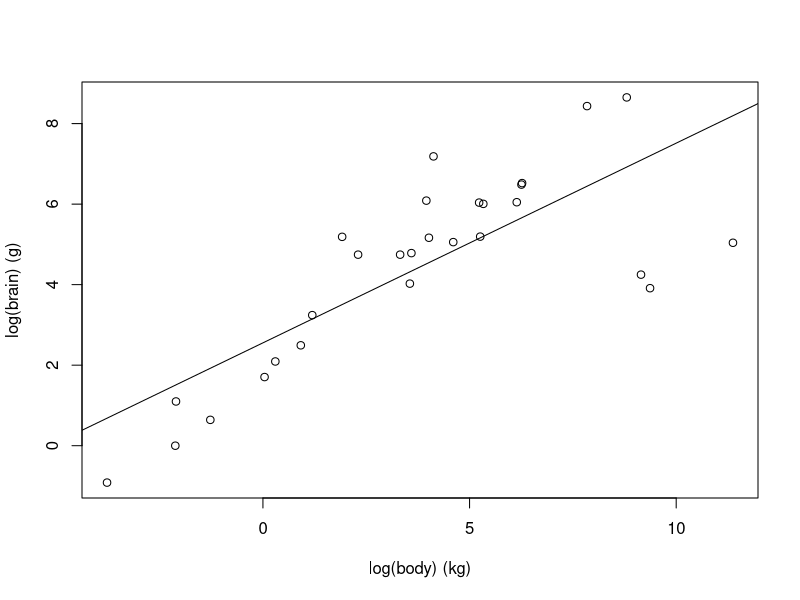
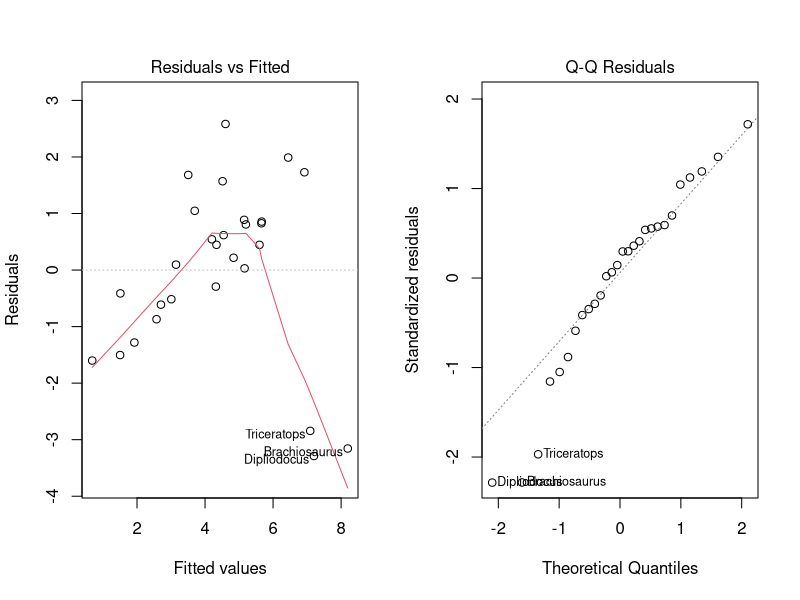
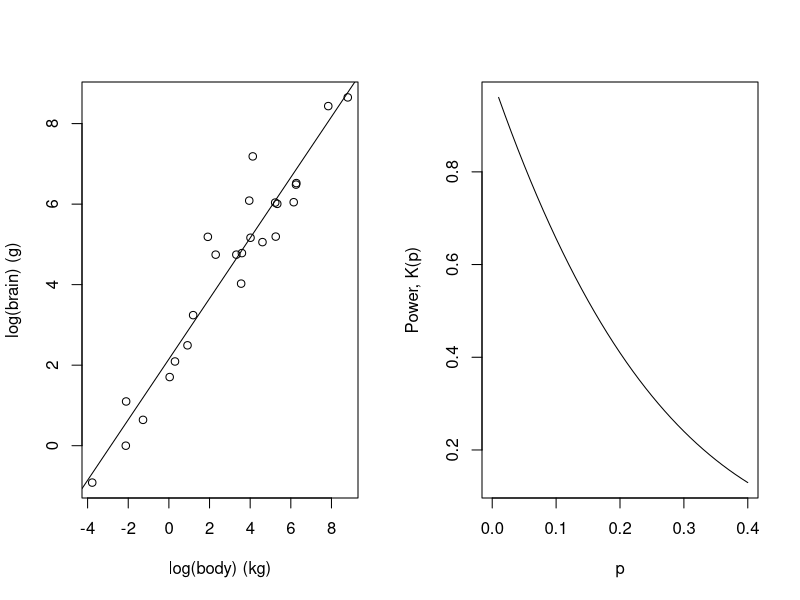

The R script that drew these images, in order:
## ---- chunk 1
knitr::opts_chunk$set(echo = TRUE)
## ---- chunk 2
data(Animals, package = "MASS")

brain = log(Animals$brain)
body = log(Animals$body)

model1 = lm(brain ~ body, data = log(Animals))

summary(model1)
## ---- chunk 3

plot(body, brain, xlab = "log(body) (kg)", ylab = "log(brain) (g)")
abline(model1)
par(mfrow = c(1, 2))
plot(model1, 1:2)
## ---- chunk 4

AnimalsNoDinosaurs = Animals[-c(6, 16, 26),]
brain2 = log(AnimalsNoDinosaurs$brain)
body2 = log(AnimalsNoDinosaurs$body)
model2 = lm(brain2 ~ body2, data = log(AnimalsNoDinosaurs))

summary(model2)
## ---- chunk 5

plot(body2, brain2, xlab = "log(body) (kg)", ylab = "log(brain) (g)")
abline(model2)
## ---- chunk 6
newdata = data.frame(body2 = 500)

predict(model2, newdata, interval = "confidence")
## ---- chunk 7
x = c(120, 60)
n = c(800, 600)

p1 = prop.test(x, n)

p1

z_statistic = sqrt(p1$statistic)

names(z_statistic) = NULL

cat('z_statistic:', z_statistic, '\n')

critical_value = qnorm(1-0.05/2)

cat('critical value:', critical_value, '\n')
## ---- chunk 8

p2 = prop.test(x, n, conf.level = 0.99)

p2

z_statistic = sqrt(p2$statistic)

names(z_statistic) = NULL

cat('z_statistic:', z_statistic, '\n')

critical_value = qnorm(1-0.01/2)

cat('critical value:', critical_value, '\n')
## ---- chunk 9

conf_int = p1$conf.int

cat('95% confidence interval for difference in rates: (',round(conf_int[1], 4),',', round(conf_int[2], 4),')')
## ---- chunk 10
significance_level = pgeom(4, 0.4, lower.tail = FALSE) + dgeom(4, 0.4)
cat('The probability of committing a Type I Error is', significance_level)
## ---- chunk 11
beta = pgeom(4, 0.2) - dgeom(4, 0.2)
cat('The probability of committing a Type II Error is', beta)
## ---- chunk 12
K1 = function(p)
    1 - (pgeom(4, p) - dgeom(4, p))
p = seq(0.0, 0.4, 0.01)
K = K1(p)

plot(p, K, type = 'l', ylab = 'Power, K(p)')
## ---- chunk 13
cat('significance level for critical value = 4:', pgeom(4, 0.4, lower.tail = FALSE) + dgeom(4, 0.4), '\n')
cat('significance level for critical value = 5:', pgeom(5, 0.4, lower.tail = FALSE) + dgeom(5, 0.4), '\n')
cat('significance level for critical value = 6:', pgeom(6, 0.4, lower.tail = FALSE) + dgeom(6, 0.4), '\n')
cat('significance level for critical value = 7:', pgeom(7, 0.4, lower.tail = FALSE) + dgeom(7, 0.4), '\n')

